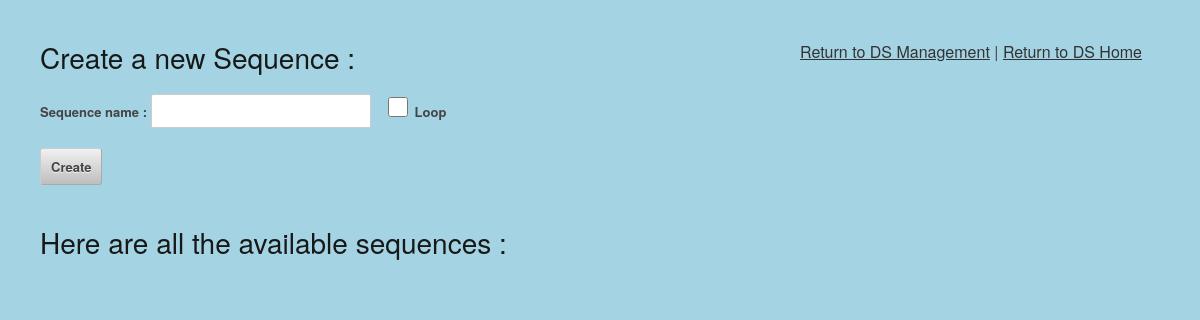
The app's page /admin/sequences/index.php, older data.
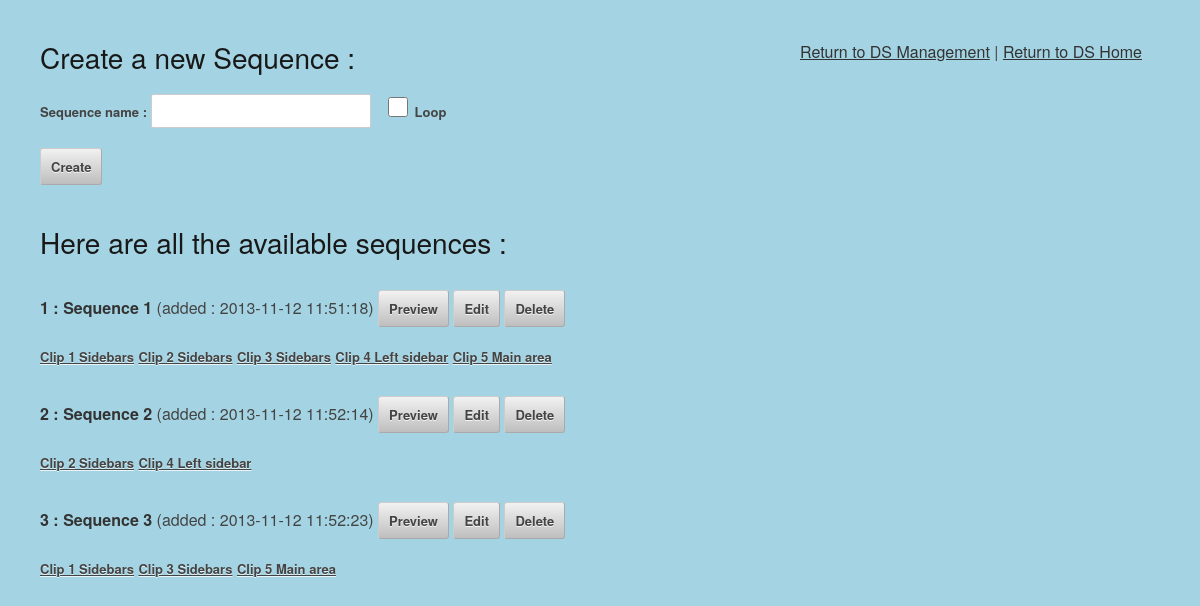
The same page, newer data.
### tables this page shows
CREATE TABLE IF NOT EXISTS `sequence` (
  `id` int(11) NOT NULL AUTO_INCREMENT,
  `sequencename` text NOT NULL,
  `sequencedate` timestamp NOT NULL DEFAULT CURRENT_TIMESTAMP,
  `sequenceDurationInSeconds` int(11) NOT NULL DEFAULT '0',
  `isLoop` tinyint(1) NOT NULL DEFAULT '0',
  `sequenceupdated` tinyint(1) NOT NULL DEFAULT '0',
  PRIMARY KEY (`id`)
);

CREATE TABLE IF NOT EXISTS `sequenceclip` (
  `sequenceid` int(11) NOT NULL,
  `inSequenceClipId` int(11) NOT NULL,
  `inSequenceNextClipId` int(11) NOT NULL DEFAULT '0',
  `inSequenceClipOrderNumber` int(11) NOT NULL DEFAULT '1',
  `inSequenceClipDurationInSeconds` int(11) NOT NULL DEFAULT '4',
  `singleClipSequence` tinyint(1) NOT NULL DEFAULT '0',
  KEY `sequenceid` (`sequenceid`),
  KEY `clipid` (`inSequenceClipId`),
  KEY `inSequenceClipid` (`inSequenceClipId`)
);

CREATE TABLE IF NOT EXISTS `clip` (
  `id` int(11) NOT NULL AUTO_INCREMENT,
  `clipname` text NOT NULL,
  `clipdate` timestamp NOT NULL DEFAULT CURRENT_TIMESTAMP ON UPDATE CURRENT_TIMESTAMP,
  `clipbackgroundcolor` text NOT NULL,
  `clipDurationInSeconds` int(11) NOT NULL DEFAULT '4',
  `clipOrderNumber` int(11) NOT NULL DEFAULT '1',
  `nextClipId` int(11) NOT NULL DEFAULT '0',
  `isLoop` tinyint(1) NOT NULL DEFAULT '1',
  `updated` tinyint(1) NOT NULL DEFAULT '0',
  `cliplayoutid` int(11) NOT NULL,
  PRIMARY KEY (`id`),
  KEY `cliplayoutid` (`cliplayoutid`)
);

### admin/sequences/index.php (called while the page is built, shortened)
<?php
include_once '../../includes/exposeClipWithSections-function.inc.php';
include '../../includes/db.inc.php';
try {
    $result = $pdo->query(
            'SELECT *
             FROM sequence
             JOIN sequenceclip ON sequence.id = sequenceclip.sequenceid
             WHERE sequenceclip.singleClipSequence = 0
             GROUP BY sequence.id');
} catch (PDOException $error) {
    $error = $error->getMessage();
    include '../../includes/error.html.php';
    exit();
}
foreach ($result as $row) {
    $sequences[] = array(
        sequenceId => $row['id'],
        sequencename => $row['sequencename'],
        sequencedate => $row['sequencedate'],
        sequenceDurationInSeconds => $row['sequenceDurationInSeconds'],
        isLoop => $row['isLoop']
    );
}
for ($i = 0; $i < count($sequences); $i++) {
    if ($clips != NULL) {
        unset($clips);
        $clips = array();
    }
    try {
        $sql = 'SELECT
                    clip.id as clipId, clip.clipname,
                    sequence.id as sequenceId,
                    sequenceclip.singleClipSequence,
                    sequenceclip.InSequenceNextClipId
                        FROM sequence
                        JOIN sequenceclip ON sequence.id = sequenceclip.sequenceid
                        JOIN clip ON clip.id = sequenceclip.inSequenceClipid
                        WHERE sequence.id =:sequence_id';
        $s = $pdo->prepare($sql);
        $s->bindValue(':sequence_id', $sequences[$i][sequenceId]);
        $s->execute();
    } catch (PDOException $error) {
        $error = $error->getMessage();
        include '../../includes/error.html.php';
        exit();
    }
    foreach ($s as $sequenceclip) {
        $clips[] = array(
            'sequence_id' => $sequenceclip['sequenceId'],
            'clip_id' => $sequenceclip['clipId'],
            'clipname' => $sequenceclip['clipname'],
            'nextClipId' => $sequenceclip['InSequenceNextClipId'],
            'singleClip' => $sequenceclip['singleClipSequence']
        );
    }
    $sequenceclips[$i] = $clips;
}
include 'sequencelist.html.php';
exit();
?>

### admin/sequences/sequencelist.html.php (the view, shortened to what this page needs)
<?php include '../../includes/helpers.inc.php'; ?>
<!DOCTYPE html>
<html>
<head>
    <link rel="stylesheet" href="../../css/base.css">
</head>
<body style="padding: 40px;">
    <div style="position: absolute; left: 800px; top: 40px;" >
        <a href="../../admin/">Return to DS Management</a>
        |
        <a href="../../">Return to DS Home</a>
    </div>
    <h3>Create a new Sequence :</h3>
    <p>
    <form name="createSequenceForm" action="" method="post">
        <label for="sequencename">Sequence name : </label>
        <input type="text" id="sequencename" name="sequencename"/>
        <label><input type= "checkbox" name="isLoop" /> Loop</label>
        <br>
        <input type="submit" name="action" value="Create" />
    </form>
</p>
<h3>Here are all the available sequences :</h3>
<br>
<ul>
    <?php for ($i = 0; $i < count($sequences); $i++): ?>
        <li>
            <form name="handleSequenceForm_<?php echo $i ?>" action="" method="post" style="display: inline">
                <strong>
                <?php echo $sequences[$i][sequenceId]; ?> : <?php echo htmlout($sequences[$i][sequencename], ENT_QUOTES, 'UTF-8'); ?>
                </strong>
                (added : <?php echo htmlout($sequences[$i][sequencedate], ENT_QUOTES, 'UTF-8'); ?>)
                <input title="Click to preview the Sequence" type="submit" name="action" value="Preview">
                <input title="Click to edit the Sequence" type="submit" name="action" value="Edit">
                <input title="Click to delete the Sequence" type="submit" name="action" value="Delete">
                <br>
            </form>
                <?php for ( $j=0 ; $j < count($sequenceclips[$i]) ; $j++ ): ?>
                    <?php $formElem = "quickpreviewform_". $i . "_" . $j ;?>
                    <form id="<?php echo $formElem; ?>"
                          action ="" method ="post"
                          target="windowName" onsubmit="return postPopup(<?php echo $formElem; ?>, 778, 520);"
                          style="display: inline">
                        <button title="Click to preview the Clip" name="action" value="Quickpreview" onclick='javascript: document.getElementById("<?php echo $formElem; ?>").submit();'><?php echo htmlout($sequenceclips[$i][$j]['clipname'], ENT_QUOTES, 'UTF-8'); ?></button>
                    </form>
                <?php endfor;?>
                <br>
        </li>
    <?php endfor;   ?>
</ul>
</body>
</html>

### includes/helpers.inc.php
<?php
function html($text) {
    return htmlspecialchars($text, ENT_QUOTES, 'UTF-8');
}
function htmlout($text) {
    echo html($text);
}
?>

Row changes from the older to the newer data that the page shows:
added sequence: i "1", sequencename "Sequence 1 2013-11-12 11:51:18"
added sequenceclip: inSequenceClipId.clipname "Clip 1 Sidebars", shown under "1"
added sequenceclip: inSequenceClipId.clipname "Clip 2 Sidebars", shown under "1"
added sequenceclip: inSequenceClipId.clipname "Clip 3 Sidebars", shown under "1"
added sequenceclip: inSequenceClipId.clipname "Clip 4 Left sidebar", shown under "1"
added sequenceclip: inSequenceClipId.clipname "Clip 5 Main area", shown under "1"
added sequence: i "2", sequencename "Sequence 2 2013-11-12 11:52:14"
added sequenceclip: inSequenceClipId.clipname "Clip 2 Sidebars", shown under "2"
added sequenceclip: inSequenceClipId.clipname "Clip 4 Left sidebar", shown under "2"
added sequence: i "3", sequencename "Sequence 3 2013-11-12 11:52:23"
added sequenceclip: inSequenceClipId.clipname "Clip 1 Sidebars", shown under "3"
added sequenceclip: inSequenceClipId.clipname "Clip 3 Sidebars", shown under "3"
added sequenceclip: inSequenceClipId.clipname "Clip 5 Main area", shown under "3"
